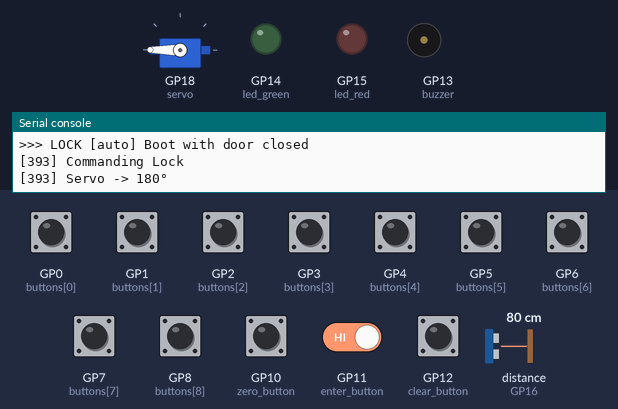
Recording of a program running on a simulated Raspberry Pi Pico running MicroPython. Parts: servo, output pins drawn as LEDs (lit = HIGH), buzzer (waves = sounding), the last lines printed to the serial console. Inputs (shaded band) come from the test bench; at power-on: GP0 (buttons[0]), GP1 (buttons[1]), GP2 (buttons[2]), GP3 (buttons[3]), GP4 (buttons[4]), GP5 (buttons[5]), GP6 (buttons[6]), GP7 (buttons[7]), GP8 (buttons[8]), GP10 (zero_button), GP11 (enter_button), GP12 (clear_button) HIGH, distance to the obstacle (sensor on GP16) 80 cm. The echo pulse lasts 58.3 µs per cm; servo angles are drawn from the pulse width (0.5 ms = 0°, 2.5 ms = 180°); pins used as bus, display or sensor lines are not drawn.

Above: at 1.5 s.
1.6 s: GP12 (clear_button) pulled LOW for 0.15 s
At 2.71 s:
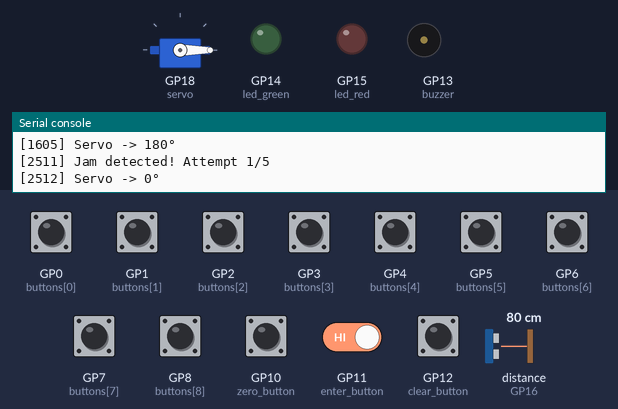
4.6 s: GP0 (buttons[0]) pulled LOW for 1 s
At 5.04 s:
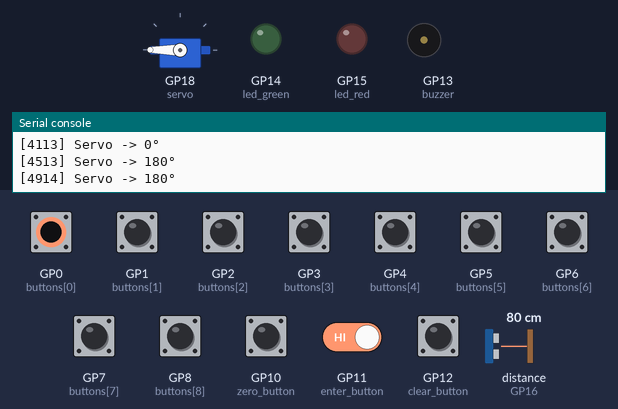
7.6 s: GP11 (enter_button) driven LOW
At 10.07 s:
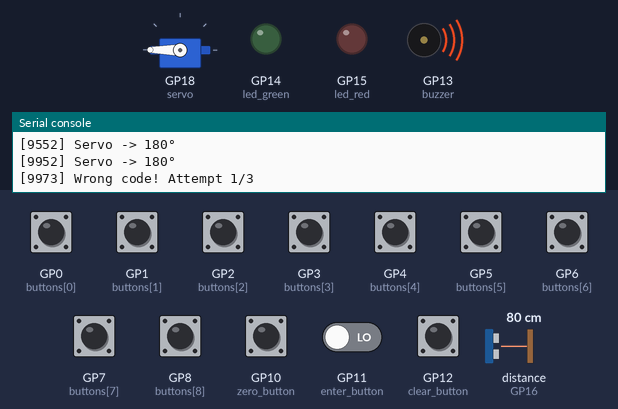
10.6 s: GP11 (enter_button) driven HIGH
At 10.93 s:
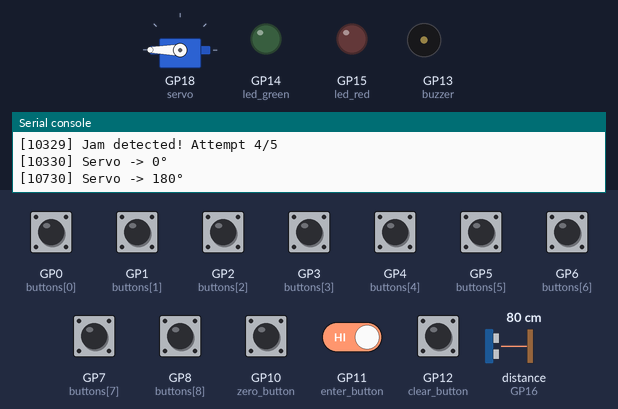
Timing chart, 0 to 14.6 s (numbered marks = the images above; inputs shaded):
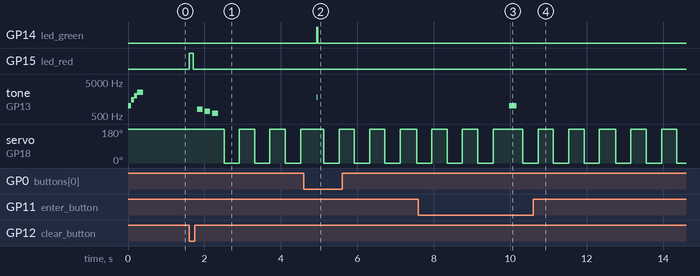

The program:

main111.py
```python
"""
===============================================================================
PICO DOOR LOCK SYSTEM - v2.0 REFACTORED
===============================================================================

NOMINAL STATE: Door Closed (Pin 19 Low) is the default/safe state.

FEATURES:
1. Keypad Entry: 4-digit code (default: 3301) for secure access.
2. Proximity Unlock: Ultrasonic sensor for hands-free entry.
3. Instant Auto-Lock: Locks when door closes.
4. Jam Detection: Feedback loop with 3x sweep clearing.
5. Edit Mode: Change code via keypad (code: 911 + ENTER).

PIN FUNCTIONS:
- GP0-GP8  : Keypad 1-9
- GP9      : Reset Lock
- GP10     : Zero (0)
- GP11     : Enter
- GP12     : Star (*) Force Lock
- GP13     : Buzzer
- GP14     : Green LED
- GP15     : Red LED
- GP16     : Ultrasonic ECHO
- GP17     : Ultrasonic TRIG
- GP18     : Servo
- GP19     : Door Sensor (High=OPEN, Low=CLOSED)
- GP21     : Lock Sensor (High=LOCKED)
===============================================================================
"""

from machine import Pin, PWM
from time import sleep, ticks_ms, ticks_us

# =============================================================================
# CONFIGURATION CONSTANTS
# =============================================================================

# Timing (milliseconds)
DEBOUNCE_MS = 150
GRACE_PERIOD_MS = 1500
RESYNC_COOLDOWN_MS = 2000
AUTO_LOCK_DELAY_MS = 3000
FAILSAFE_LOCK_MS = 5000
SERVO_IDLE_TIMEOUT_MS = 10000
SENSOR_HOLD_MS = 300  # 0.3 seconds minimum presence to avoid auto-trigger
SENSOR_UNLOCK_MIN_MS = 1500  # 1.5 seconds minimum unlock duration for proximity
ULTRASONIC_TIMEOUT_US = 30000
KEYPAD_COOLDOWN_MS = 5000  # Lockout after max attempts
WATCHDOG_TIMEOUT_MS = 5000

# Servo Angles
LOCK_ANGLE = 180
UNLOCK_ANGLE = 0

# Proximity (centimeters)
PROXIMITY_IN_CM = 25  # +5cm detection range
PROXIMITY_OUT_CM = 30
EMA_ALPHA = 0.5

# Limits
MAX_ATTEMPTS = 3
MAX_RESYNC_RETRIES = 5
ALARMED_MARKER = 6  # Used to mark alarm triggered

# Codes
DEFAULT_CODE = [3, 3, 0, 1]
EDIT_CODE = [9, 1, 1]

# Debug
DEBUG_ENABLED = True
DEBUG_VERBOSITY = 2

# =============================================================================
# STATE ENUMS
# =============================================================================

class LockTarget:
    LOCKED = True
    UNLOCKED = False

class UnlockSource:
    NONE = None
    KEYPAD = "keypad"
    SENSOR = "sensor"

# =============================================================================
# SYSTEM STATE (replaces globals)
# =============================================================================

class State:
    def __init__(self):
        self.main_code = DEFAULT_CODE.copy()
        self.user_input = []
        self.attempts = 0
        self.in_edit_mode = False
        self.keypad_locked_until = 0

        self.unlock_time = None
        self.unlock_source = UnlockSource.NONE

        self.target_locked = LockTarget.UNLOCKED
        self.last_door_state = 0

        self.sensor_enter_time = None
        self.filtered_dist = 100.0

        self.last_servo_move = ticks_ms()
        self.stuck_timer_start = None
        self.last_resync_time = 0
        self.resync_retry_count = 0

        self.last_loop_tick = ticks_ms()

state = State()

# =============================================================================
# HARDWARE SETUP
# =============================================================================

buzzer = PWM(Pin(13))
buzzer.freq(2000)

led_green = Pin(14, Pin.OUT)
led_red = Pin(15, Pin.OUT)

servo = PWM(Pin(18))
servo.freq(50)

TRIG = Pin(17, Pin.OUT)
ECHO = Pin(16, Pin.IN)

buttons = [Pin(i, Pin.IN, Pin.PULL_UP) for i in range(9)]
reset_lock_button = Pin(9, Pin.IN, Pin.PULL_UP)
zero_button = Pin(10, Pin.IN, Pin.PULL_UP)
enter_button = Pin(11, Pin.IN, Pin.PULL_UP)
clear_button = Pin(12, Pin.IN, Pin.PULL_UP)

DOOR_SENSOR = Pin(19, Pin.IN, Pin.PULL_DOWN)
LOCK_SENSOR = Pin(21, Pin.IN, Pin.PULL_DOWN)

# =============================================================================
# DEBUG LOGGING
# =============================================================================

def log(msg, level=1):
    if DEBUG_ENABLED and level <= DEBUG_VERBOSITY:
        print(f"[{ticks_ms()}] {msg}")

# =============================================================================
# ULTRASONIC SENSOR
# =============================================================================

def measure_distance():
    """Measure distance in cm. Returns 999.0 on timeout."""
    TRIG.low()
    sleep(0.000002)
    TRIG.high()
    sleep(0.00001)
    TRIG.low()

    timeout_start = ticks_us()
    while ECHO.value() == 0:
        if ticks_us() - timeout_start > ULTRASONIC_TIMEOUT_US:
            return 999.0
    pulse_start = ticks_us()

    while ECHO.value() == 1:
        if ticks_us() - pulse_start > ULTRASONIC_TIMEOUT_US:
            return 999.0
    pulse_end = ticks_us()

    duration = pulse_end - pulse_start
    return (duration * 0.0343) / 2

# =============================================================================
# SERVO CONTROL
# =============================================================================

def angle_to_us(angle, min_us=500, max_us=2500):
    angle = max(0, min(180, angle))
    return int(min_us + (max_us - min_us) * angle / 180)

def set_servo_angle(angle):
    try:
        ns = angle_to_us(angle) * 1000
        servo.duty_ns(ns)
        state.last_servo_move = ticks_ms()
        log(f"Servo -> {angle}°", 2)
        return True
    except Exception as e:
        log(f"Servo error: {e}", 1)
        return False

def servo_lock():
    log("Commanding Lock")
    state.target_locked = LockTarget.LOCKED
    return set_servo_angle(LOCK_ANGLE)

def servo_unlock():
    log("Commanding Unlock")
    state.target_locked = LockTarget.UNLOCKED
    return set_servo_angle(UNLOCK_ANGLE)

# =============================================================================
# AUDIO & LED FEEDBACK
# =============================================================================

def beep(duration=0.05, freq=2000):
    buzzer.freq(freq)
    buzzer.duty_u16(60000)
    sleep(duration)
    buzzer.duty_u16(0)

def success_beep():
    beep(0.1, 1500)
    sleep(0.05)
    beep(0.1, 2000)
    sleep(0.05)
    beep(0.15, 2500)

def error_beep():
    beep(0.2, 1000)

def lock_sound():
    beep(0.15, 800)
    sleep(0.05)
    beep(0.15, 700)
    sleep(0.05)
    beep(0.15, 600)

def malfunction_beep(duration=10.0):
    start = ticks_ms()
    while (ticks_ms() - start) < (duration * 1000):
        for freq in range(500, 2500, 200):
            buzzer.freq(freq)
            buzzer.duty_u16(60000)
            sleep(0.02)
        for freq in range(2500, 500, -200):
            buzzer.freq(freq)
            buzzer.duty_u16(60000)
            sleep(0.02)
    buzzer.duty_u16(0)

def blink_red(times=1):
    for _ in range(times):
        led_red.on()
        sleep(0.1)
        led_red.off()
        sleep(0.1)

# =============================================================================
# LOCK/UNLOCK SYSTEM
# =============================================================================

def reset_input():
    state.user_input = []
    state.attempts = 0
    state.in_edit_mode = False

def unlock_system(source, reason=""):
    print(f">>> UNLOCK [{source}] {reason}")

    if source == UnlockSource.SENSOR:
        servo_unlock()
    else:
        led_green.on()
        led_red.off()
        servo_unlock()
        success_beep()

    state.unlock_time = ticks_ms()
    state.unlock_source = source

def lock_system(from_keypad=False, reason=""):
    if DOOR_SENSOR.value():
        print(f">>> LOCK BLOCKED: Door is open")
        state.target_locked = LockTarget.UNLOCKED
        return False

    source = "keypad" if from_keypad else "auto"
    print(f">>> LOCK [{source}] {reason}")

    servo_lock()
    led_green.off()

    if from_keypad:
        blink_red(1)
        lock_sound()

    reset_input()
    state.unlock_time = None
    state.unlock_source = UnlockSource.NONE
    state.sensor_enter_time = None
    return True

# =============================================================================
# KEYPAD HANDLING
# =============================================================================

def is_keypad_locked():
    # Locked if: cooldown active, door open, or sensor unlock active
    if ticks_ms() < state.keypad_locked_until:
        return True
    if DOOR_SENSOR.value():
        return True
    if state.unlock_source == UnlockSource.SENSOR:
        return True
    return False

def check_code():
    if state.user_input == state.main_code:
        unlock_system(UnlockSource.KEYPAD, "Correct code entered")
    else:
        state.attempts += 1
        log(f"Wrong code! Attempt {state.attempts}/{MAX_ATTEMPTS}")
        error_beep()
        if state.attempts >= MAX_ATTEMPTS:
            state.keypad_locked_until = ticks_ms() + KEYPAD_COOLDOWN_MS
            lock_system(reason="Max attempts exceeded")
        else:
            state.user_input.clear()

def read_buttons():
    if is_keypad_locked():
        return
    for i, button in enumerate(buttons):
        if not button.value():
            state.user_input.append(i + 1)
            led_green.on()
            beep(0.03, 1800)
            led_green.off()
            sleep(DEBOUNCE_MS / 1000)
            break

def handle_special_buttons():
    if is_keypad_locked():
        return

    # Star (*) = Force lock
    if not clear_button.value():
        state.user_input.clear()
        lock_system(from_keypad=True, reason="Star button pressed")
        sleep(DEBOUNCE_MS / 1000)
        return

    if not reset_lock_button.value():
        lock_system(from_keypad=True, reason="Reset button pressed")
        sleep(DEBOUNCE_MS / 1000)
        return

    if not zero_button.value():
        state.user_input.append(0)
        led_green.on()
        beep(0.03, 1800)
        led_green.off()
        sleep(DEBOUNCE_MS / 1000)

    if not enter_button.value():
        # Gate EDIT mode behind ENTER
        if state.user_input == EDIT_CODE and not state.in_edit_mode:
            state.in_edit_mode = True
            state.user_input.clear()
            log("Edit mode activated")
            beep(0.2, 2500)
        elif state.in_edit_mode:
            if len(state.user_input) == 4:
                state.main_code = state.user_input.copy()
                state.user_input.clear()
                state.in_edit_mode = False
                success_beep()
                log(f"New code set: {state.main_code}")
            else:
                error_beep()
        else:
            check_code()
        sleep(DEBOUNCE_MS / 1000)

# =============================================================================
# BACKGROUND MONITORS
# =============================================================================

def handle_servo_timeout():
    if ticks_ms() - state.last_servo_move >= SERVO_IDLE_TIMEOUT_MS:
        servo.duty_ns(0)

def handle_lock_feedback():
    if DOOR_SENSOR.value():
        state.stuck_timer_start = None
        state.resync_retry_count = 0
        return

    actual_locked = LOCK_SENSOR.value() == 1

    if actual_locked != state.target_locked:
        if state.stuck_timer_start is None:
            state.stuck_timer_start = ticks_ms()
            state.resync_retry_count = 0

        elapsed = ticks_ms() - state.stuck_timer_start

        if elapsed > GRACE_PERIOD_MS and (ticks_ms() - state.last_resync_time) > RESYNC_COOLDOWN_MS:
            if state.resync_retry_count < MAX_RESYNC_RETRIES:
                log(f"Jam detected! Attempt {state.resync_retry_count + 1}/{MAX_RESYNC_RETRIES}")
                state.last_resync_time = ticks_ms()
                state.resync_retry_count += 1

                for _ in range(3):
                    set_servo_angle(UNLOCK_ANGLE)
                    sleep(0.4)
                    set_servo_angle(LOCK_ANGLE)
                    sleep(0.4)

                target_angle = LOCK_ANGLE if state.target_locked else UNLOCK_ANGLE
                set_servo_angle(target_angle)
            elif state.resync_retry_count == MAX_RESYNC_RETRIES:
                log("MALFUNCTION: Max retries exceeded!")
                malfunction_beep(10.0)
                state.resync_retry_count = ALARMED_MARKER
    else:
        state.stuck_timer_start = None
        state.resync_retry_count = 0

def handle_autolock():
    if state.unlock_time is None:
        return

    elapsed = ticks_ms() - state.unlock_time

    if state.unlock_source == UnlockSource.KEYPAD and elapsed >= AUTO_LOCK_DELAY_MS:
        lock_system(reason="Auto-lock timer expired")
    elif elapsed >= FAILSAFE_LOCK_MS:
        log("Failsafe lock triggered")
        lock_system(reason="Failsafe timeout")

def handle_sensor_logic():
    raw_dist = measure_distance()

    if raw_dist < 400:
        if state.filtered_dist > 99:
            state.filtered_dist = raw_dist
        state.filtered_dist = (EMA_ALPHA * raw_dist) + (1 - EMA_ALPHA) * state.filtered_dist

    if state.filtered_dist < PROXIMITY_IN_CM:
        if state.sensor_enter_time is None:
            log(f"Proximity entry: {state.filtered_dist:.1f}cm")
            state.sensor_enter_time = ticks_ms()
        elif (ticks_ms() - state.sensor_enter_time) >= SENSOR_HOLD_MS:
            if state.unlock_time is None and state.unlock_source != UnlockSource.KEYPAD:
                unlock_system(UnlockSource.SENSOR, "Proximity hold detected")
    elif state.filtered_dist > PROXIMITY_OUT_CM:
        if state.sensor_enter_time is not None:
            log(f"Proximity exit: {state.filtered_dist:.1f}cm")
        state.sensor_enter_time = None
        if state.unlock_source == UnlockSource.SENSOR:
            # Only lock if minimum unlock duration has passed
            if state.unlock_time and (ticks_ms() - state.unlock_time) >= SENSOR_UNLOCK_MIN_MS:
                lock_system(reason="Person left proximity")

def handle_door_sensor():
    current = DOOR_SENSOR.value()

    if not current and state.last_door_state:
        lock_system(reason="Door closed")

    if current:
        if state.target_locked == LockTarget.LOCKED:
            servo_unlock()
        if state.unlock_time is not None:
            state.unlock_time = ticks_ms()

    state.last_door_state = current

def check_watchdog():
    if ticks_ms() - state.last_loop_tick > WATCHDOG_TIMEOUT_MS:
        log("WATCHDOG: Loop stalled!")
        # Could add machine.reset() here
    state.last_loop_tick = ticks_ms()

# =============================================================================
# MAIN
# =============================================================================

def setup():
    reset_input()
    state.last_door_state = DOOR_SENSOR.value()

    # Boot sound - cheerful ascending tones
    beep(0.08, 1000)
    beep(0.08, 1500)
    beep(0.08, 2000)
    beep(0.15, 2500)

    if state.last_door_state:
        log("Boot: Door open, staying unlocked")
        state.target_locked = LockTarget.UNLOCKED
        set_servo_angle(UNLOCK_ANGLE)
    else:
        lock_system(reason="Boot with door closed")

def main():
    setup()

    while True:
        check_watchdog()
        read_buttons()
        handle_special_buttons()
        handle_autolock()
        handle_sensor_logic()
        handle_servo_timeout()
        handle_lock_feedback()
        handle_door_sensor()
        sleep(0.02)

if __name__ == "__main__":
    main()
```

Measured:
- after the input at 1.6 s, GP15 (led_red): LOW → HIGH at once, → LOW 0.10 s later; tone on GP13 (buzzer): plays 800 Hz for 0.15 s, 700 Hz for 0.15 s, 600 Hz for 0.15 s, starting after 0.21 s
- after the input at 4.6 s, GP14 (led_green): LOW → HIGH after 0.33 s, → LOW 0.03 s later; tone on GP13 (buzzer): silent → 1800 Hz after 0.33 s, → silent 0.03 s later
- after the input at 7.6 s, tone on GP13 (buzzer): silent → 1000 Hz after 2.4 s, → silent 0.20 s later
- after the input at 10.6 s, tone on GP13 (buzzer): stays silent (without the input it goes to 1000 Hz after 2.2 s)
- by itself, servo on GP18 (servo): alternates 180° for 0.40 s and 0° for 0.40 s
